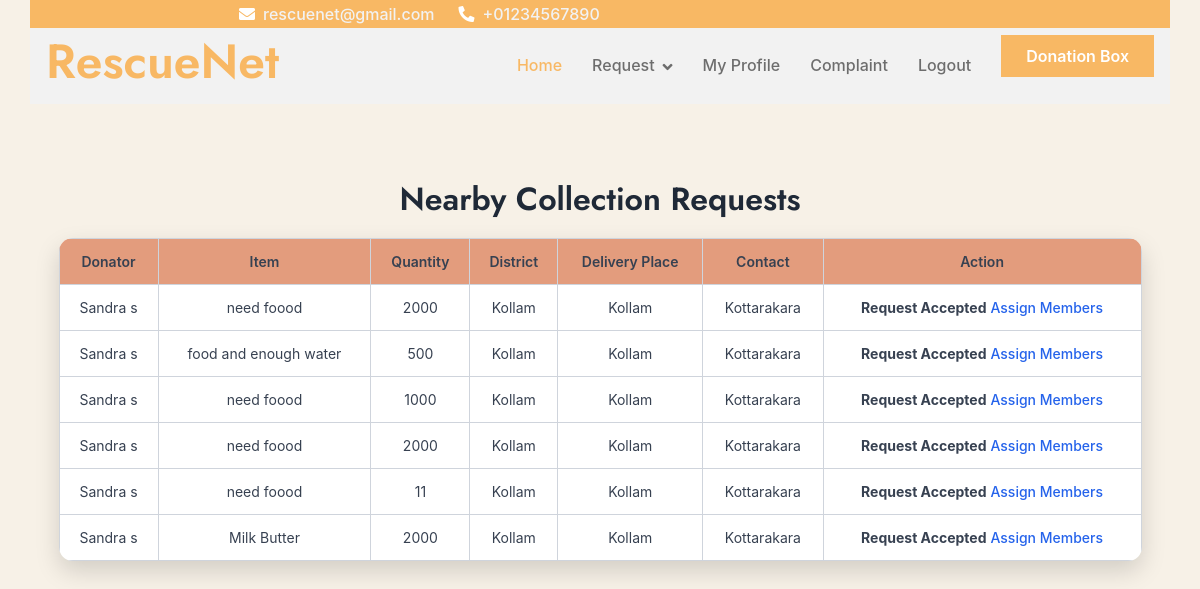
/Volunteer/VolunteerCollectionRequest/ (signed in), run on an earlier commit of the app's database.
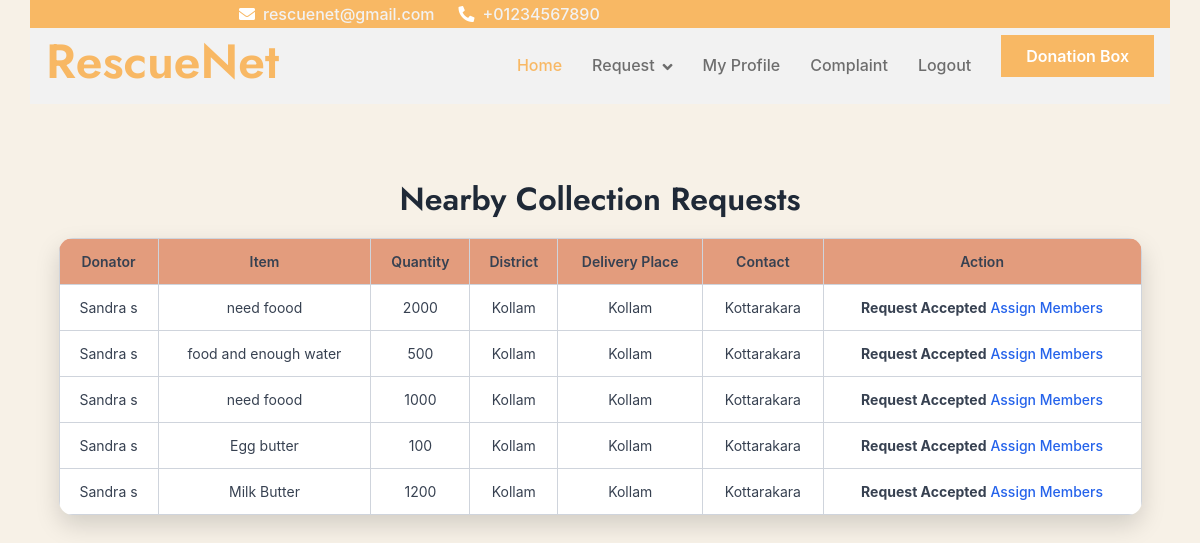
And on a later commit of the database.
### Volunteer/models.py (models this page shows)
class tbl_collectionrequest(models.Model):
    request_date = models.DateField(auto_now_add=True)
    status = models.IntegerField(default=0)
    donation_id = models.ForeignKey(tbl_donation, on_delete=models.CASCADE)
    delivery_place = models.ForeignKey(tbl_place, on_delete=models.CASCADE,null=True)
    volunteer_id = models.ForeignKey(tbl_volunteer, on_delete=models.CASCADE, null=True)

class tbl_donation(models.Model):
    donation_date=models.DateField(auto_now_add=True)
    donation_status=models.IntegerField(default=0)
    donation_type=models.CharField(max_length=100)
    donation_remark=models.CharField(max_length=100)
    donation_amount=models.CharField(max_length=100)
    donationitem_id=models.ForeignKey(tbl_donationitems,on_delete=models.CASCADE,null=True)
    user_id=models.ForeignKey(tbl_user,on_delete=models.CASCADE,null=True)
    volunteer_id=models.ForeignKey(tbl_volunteer,on_delete=models.CASCADE,null=True)

class tbl_donationitems(models.Model):
    donationitems_name=models.CharField(max_length=100)
    donationitems_count=models.CharField(max_length=100)
    donationrequest_id=models.ForeignKey(tbl_donationrequest,on_delete=models.CASCADE,null=True)

### Guest/models.py (models this page shows)
class tbl_user(models.Model):
    user_name=models.CharField(max_length=50)
    user_email=models.CharField(max_length=50)
    user_contact=models.CharField(max_length=50)
    user_address=models.CharField(max_length=100)
    user_password=models.CharField(max_length=50)
    user_photo=models.FileField(upload_to="Assets/UserDocs/")
    place=models.ForeignKey(tbl_place,on_delete=models.CASCADE)
    user_status=models.IntegerField(default=0)

### Admin/models.py (models this page shows)
class tbl_place(models.Model):
    place_name = models.CharField(max_length=50)
    district = models.ForeignKey(tbl_district,on_delete=models.CASCADE)

class tbl_district(models.Model):
    district_name=models.CharField(max_length=50)

### Volunteer/views.py (the view)
# urls.py: path("VolunteerCollectionRequest/",views.VolunteerCollectionRequest,name="VolunteerCollectionRequest"),
def VolunteerCollectionRequest(request):
    if "vid" not in request.session:
        return redirect("Guest:Login")
    volunteer = tbl_volunteer.objects.get(id=request.session["vid"])
    requests = tbl_collectionrequest.objects.filter(
        donation_id__user_id__place__district=volunteer.place.district,
        status__lt=2  )
    return render(request,"Volunteer/ViewCollectionRequest.html",{'requests': requests})

### Volunteer/Templates/Volunteer/ViewCollectionRequest.html (shortened to what this page needs)
{% extends 'Volunteer/Header.html' %}
{% block content %}
<!DOCTYPE html>
<html lang="en">
<head>
</head>
<body>
<h2>Nearby Collection Requests</h2>
<table>
    <tr>
        <th>Donator</th>
        <th>Item</th>
        <th>Quantity</th>
        <th>District</th>
        <th>Delivery Place</th>
        <th>Contact</th>
        <th>Action</th>
    </tr>
    {% for r in requests %}
    <tr>
        <td>{{ r.donation_id.user_id.user_name }}</td>
        <td>{{ r.donation_id.donationitem_id.donationitems_name }}</td>
        <td>{{ r.donation_id.donation_amount }}</td>
        <td>{{ r.donation_id.user_id.place.district.district_name }}</td>
    <td>{{ r.donation_id.user_id.place.district.district_name }}</td>
<td>{{ r.donation_id.user_id.place.place_name }}</td>
        <td>
            {% if r.status == 0 %}
                <a href="{% url 'Volunteer:TakeRequest' r.id %}">Take Request</a>
            {% elif r.status == 1 %}
                <strong>Request Accepted</strong>
               <a href="{% url 'Volunteer:AssignCollectionMembers' r.id %}">Assign Members </a>
            {% else %}
                <span>Closed</span>
            {% endif %}
        </td>
    </tr>
    {% empty %}
    <tr>
        <td colspan="7">No Nearby Requests</td>
    </tr>
    {% endfor %}
</table>
</body>
</html>
{% endblock %}

What changed in the data, as far as the page shows it:
no longer on this page (row edited): tbl_collectionrequest: donation_id.user_id.user_name "Sandra s", donation_id.donationitem_id.donationitems_name "need foood", donation_id.donation_amount "2000", donation_id.user_id.place.district.district_name "Kollam", donation_id.user_id.place.place_name "Kottarakara", status "Request Accepted"
no longer on this page (row edited): tbl_collectionrequest: donation_id.user_id.user_name "Sandra s", donation_id.donationitem_id.donationitems_name "need foood", donation_id.donation_amount "11", donation_id.user_id.place.district.district_name "Kollam", donation_id.user_id.place.place_name "Kottarakara", status "Request Accepted"
no longer on this page (row edited): tbl_collectionrequest: donation_id.user_id.user_name "Sandra s", donation_id.donationitem_id.donationitems_name "Milk Butter", donation_id.donation_amount "2000", donation_id.user_id.place.district.district_name "Kollam", donation_id.user_id.place.place_name "Kottarakara", status "Request Accepted"
added tbl_collectionrequest: donation_id.user_id.user_name "Sandra s", donation_id.donationitem_id.donationitems_name "Egg butter", donation_id.donation_amount "100", donation_id.user_id.place.district.district_name "Kollam", donation_id.user_id.place.place_name "Kottarakara", status "Request Accepted"
added tbl_collectionrequest: donation_id.user_id.user_name "Sandra s", donation_id.donationitem_id.donationitems_name "Milk Butter", donation_id.donation_amount "1200", donation_id.user_id.place.district.district_name "Kollam", donation_id.user_id.place.place_name "Kottarakara", status "Request Accepted"
